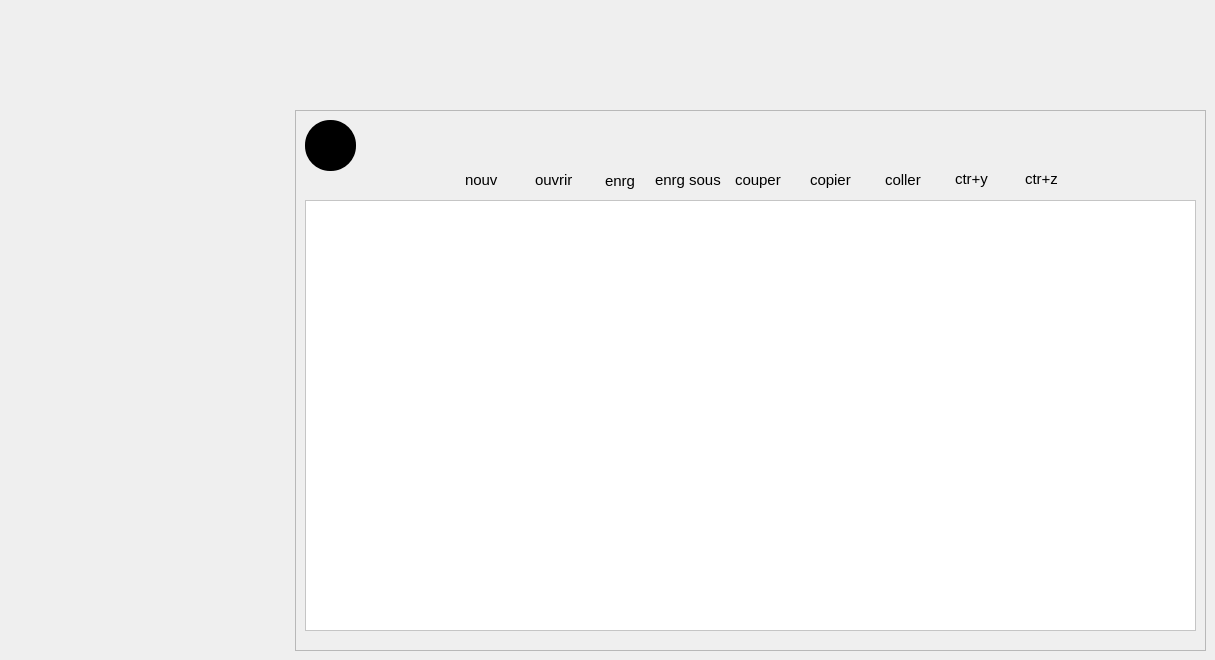
    <widget class="QWidget" name="Notepad">
     <widget class="QFrame" name="frame_23">
      <property name="geometry">
       <rect>
        <x>295</x>
        <y>110</y>
        <width>911</width>
        <height>541</height>
       </rect>
      </property>
      <property name="frameShape">
       <enum>QFrame::StyledPanel</enum>
      </property>
      <property name="frameShadow">
       <enum>QFrame::Raised</enum>
      </property>
      <widget class="QTextEdit" name="text">
       <property name="geometry">
        <rect>
         <x>10</x>
         <y>90</y>
         <width>891</width>
         <height>431</height>
        </rect>
       </property>
       <property name="styleSheet">
        <string notr="true">background:white;
color:black;</string>
       </property>
      </widget>
      <widget class="QPushButton" name="New_File">
       <property name="geometry">
        <rect>
         <x>160</x>
         <y>10</y>
         <width>51</width>
         <height>51</height>
        </rect>
       </property>
       <property name="styleSheet">
        <string notr="true">border-radius:25px;</string>
       </property>
       <property name="text">
        <string/>
       </property>
       <property name="icon">
        <iconset>
         <normaloff>:/ressource/image/add-file.png</normaloff>:/ressource/image/add-file.png</iconset>
       </property>
       <property name="iconSize">
        <size>
         <width>40</width>
         <height>40</height>
        </size>
       </property>
      </widget>
      <widget class="QPushButton" name="paste">
       <property name="geometry">
        <rect>
         <x>580</x>
         <y>10</y>
         <width>51</width>
         <height>51</height>
        </rect>
       </property>
       <property name="styleSheet">
        <string notr="true">border-radius:25px;</string>
       </property>
       <property name="text">
        <string/>
       </property>
       <property name="icon">
        <iconset>
         <normaloff>:/ressource/image/paste.png</normaloff>:/ressource/image/paste.png</iconset>
       </property>
       <property name="iconSize">
        <size>
         <width>40</width>
         <height>40</height>
        </size>
       </property>
      </widget>
      <widget class="QPushButton" name="copy">
       <property name="geometry">
        <rect>
         <x>510</x>
         <y>10</y>
         <width>51</width>
         <height>51</height>
        </rect>
       </property>
       <property name="styleSheet">
        <string notr="true">border-radius:25px;</string>
       </property>
       <property name="text">
        <string/>
       </property>
       <property name="icon">
        <iconset>
         <normaloff>:/ressource/image/duplicate.png</normaloff>:/ressource/image/duplicate.png</iconset>
       </property>
       <property name="iconSize">
        <size>
         <width>40</width>
         <height>40</height>
        </size>
       </property>
      </widget>
      <widget class="QPushButton" name="Cut">
       <property name="geometry">
        <rect>
         <x>440</x>
         <y>10</y>
         <width>51</width>
         <height>51</height>
        </rect>
       </property>
       <property name="styleSheet">
        <string notr="true">border-radius:25px;</string>
       </property>
       <property name="text">
        <string/>
       </property>
       <property name="icon">
        <iconset>
         <normaloff>:/ressource/image/scissors.png</normaloff>:/ressource/image/scissors.png</iconset>
       </property>
       <property name="iconSize">
        <size>
         <width>40</width>
         <height>40</height>
        </size>
       </property>
      </widget>
      <widget class="QPushButton" name="Edit">
       <property name="geometry">
        <rect>
         <x>300</x>
         <y>10</y>
         <width>51</width>
         <height>51</height>
        </rect>
       </property>
       <property name="styleSheet">
        <string notr="true">border-radius:25px;</string>
       </property>
       <property name="text">
        <string/>
       </property>
       <property name="icon">
        <iconset>
         <normaloff>:/ressource/image/floppy-disk.png</normaloff>:/ressource/image/floppy-disk.png</iconset>
       </property>
       <property name="iconSize">
        <size>
         <width>40</width>
         <height>40</height>
        </size>
       </property>
      </widget>
      <widget class="QPushButton" name="save">
       <property name="geometry">
        <rect>
         <x>370</x>
         <y>10</y>
         <width>51</width>
         <height>51</height>
        </rect>
       </property>
       <property name="styleSheet">
        <string notr="true">border-radius:25px;</string>
       </property>
       <property name="text">
        <string/>
       </property>
       <property name="icon">
        <iconset>
         <normaloff>:/ressource/image/folder.png</normaloff>:/ressource/image/folder.png</iconset>
       </property>
       <property name="iconSize">
        <size>
         <width>40</width>
         <height>40</height>
        </size>
       </property>
      </widget>
      <widget class="QPushButton" name="New_Folder">
       <property name="geometry">
        <rect>
         <x>230</x>
         <y>10</y>
         <width>51</width>
         <height>51</height>
        </rect>
       </property>
       <property name="styleSheet">
        <string notr="true">border-radius:25px;</string>
       </property>
       <property name="text">
        <string/>
       </property>
       <property name="icon">
        <iconset>
         <normaloff>:/ressource/image/file.png</normaloff>:/ressource/image/file.png</iconset>
       </property>
       <property name="iconSize">
        <size>
         <width>40</width>
         <height>40</height>
        </size>
       </property>
      </widget>
      <widget class="QPushButton" name="refresh">
       <property name="geometry">
        <rect>
         <x>650</x>
         <y>10</y>
         <width>51</width>
         <height>51</height>
        </rect>
       </property>
       <property name="styleSheet">
        <string notr="true">border-radius:25px;</string>
       </property>
       <property name="text">
        <string/>
       </property>
       <property name="icon">
        <iconset>
         <normaloff>:/ressource/image/refreshing.png</normaloff>:/ressource/image/refreshing.png</iconset>
       </property>
       <property name="iconSize">
        <size>
         <width>40</width>
         <height>40</height>
        </size>
       </property>
      </widget>
      <widget class="QPushButton" name="controlZ">
       <property name="geometry">
        <rect>
         <x>720</x>
         <y>10</y>
         <width>51</width>
         <height>51</height>
        </rect>
       </property>
       <property name="styleSheet">
        <string notr="true">border-radius:25px;</string>
       </property>
       <property name="text">
        <string/>
       </property>
       <property name="icon">
        <iconset>
         <normaloff>:/ressource/image/back-arrow.png</normaloff>:/ressource/image/back-arrow.png</iconset>
       </property>
       <property name="iconSize">
        <size>
         <width>40</width>
         <height>40</height>
        </size>
       </property>
      </widget>
      <widget class="QPushButton" name="FBack">
       <property name="geometry">
        <rect>
         <x>10</x>
         <y>10</y>
         <width>51</width>
         <height>51</height>
        </rect>
       </property>
       <property name="styleSheet">
        <string notr="true">border-radius:25px;
background:black</string>
       </property>
       <property name="text">
        <string/>
       </property>
       <property name="icon">
        <iconset>
         <normaloff>:/ressource/image/back.png</normaloff>:/ressource/image/back.png</iconset>
       </property>
       <property name="iconSize">
        <size>
         <width>40</width>
         <height>40</height>
        </size>
       </property>
      </widget>
      <widget class="QLabel" name="label">
       <property name="geometry">
        <rect>
         <x>170</x>
         <y>60</y>
         <width>41</width>
         <height>20</height>
        </rect>
       </property>
       <property name="styleSheet">
        <string notr="true">background:transparent;
font-size: 15px;</string>
       </property>
       <property name="text">
        <string>nouv</string>
       </property>
      </widget>
      <widget class="QLabel" name="label_2">
       <property name="geometry">
        <rect>
         <x>240</x>
         <y>60</y>
         <width>41</width>
         <height>20</height>
        </rect>
       </property>
       <property name="styleSheet">
        <string notr="true">background:transparent;
font-size: 15px;</string>
       </property>
       <property name="text">
        <string>ouvrir</string>
       </property>
      </widget>
      <widget class="QLabel" name="label_3">
       <property name="geometry">
        <rect>
         <x>310</x>
         <y>60</y>
         <width>31</width>
         <height>21</height>
        </rect>
       </property>
       <property name="styleSheet">
        <string notr="true">background:transparent;
font-size: 15px;</string>
       </property>
       <property name="text">
        <string>enrg</string>
       </property>
      </widget>
      <widget class="QLabel" name="label_4">
       <property name="geometry">
        <rect>
         <x>360</x>
         <y>60</y>
         <width>71</width>
         <height>20</height>
        </rect>
       </property>
       <property name="styleSheet">
        <string notr="true">background:transparent;
font-size: 15px;</string>
       </property>
       <property name="text">
        <string>enrg sous</string>
       </property>
      </widget>
      <widget class="QLabel" name="label_5">
       <property name="geometry">
        <rect>
         <x>440</x>
         <y>60</y>
         <width>51</width>
         <height>20</height>
        </rect>
       </property>
       <property name="styleSheet">
        <string notr="true">background:transparent;
font-size: 15px;</string>
       </property>
       <property name="text">
        <string>couper</string>
       </property>
      </widget>
      <widget class="QLabel" name="label_6">
       <property name="geometry">
        <rect>
         <x>515</x>
         <y>60</y>
         <width>51</width>
         <height>20</height>
        </rect>
       </property>
       <property name="styleSheet">
        <string notr="true">background:transparent;
font-size: 15px;</string>
       </property>
       <property name="text">
        <string>copier</string>
       </property>
      </widget>
      <widget class="QLabel" name="label_7">
       <property name="geometry">
        <rect>
         <x>590</x>
         <y>60</y>
         <width>41</width>
         <height>20</height>
        </rect>
       </property>
       <property name="styleSheet">
        <string notr="true">background:transparent;
font-size: 15px;</string>
       </property>
       <property name="text">
        <string>coller</string>
       </property>
      </widget>
      <widget class="QLabel" name="label_8">
       <property name="geometry">
        <rect>
         <x>660</x>
         <y>61</y>
         <width>41</width>
         <height>16</height>
        </rect>
       </property>
       <property name="styleSheet">
        <string notr="true">background:transparent;
font-size: 15px;</string>
       </property>
       <property name="text">
        <string>ctr+y</string>
       </property>
      </widget>
      <widget class="QLabel" name="label_9">
       <property name="geometry">
        <rect>
         <x>730</x>
         <y>61</y>
         <width>41</width>
         <height>16</height>
        </rect>
       </property>
       <property name="styleSheet">
        <string notr="true">background:transparent;
font-size: 15px;</string>
       </property>
       <property name="text">
        <string>ctr+z</string>
       </property>
      </widget>
      <zorder>text</zorder>
      <zorder>New_File</zorder>
      <zorder>Cut</zorder>
      <zorder>Edit</zorder>
      <zorder>save</zorder>
      <zorder>New_Folder</zorder>
      <zorder>refresh</zorder>
      <zorder>controlZ</zorder>
      <zorder>FBack</zorder>
      <zorder>label</zorder>
      <zorder>label_2</zorder>
      <zorder>label_3</zorder>
      <zorder>label_4</zorder>
      <zorder>label_5</zorder>
      <zorder>label_6</zorder>
      <zorder>label_7</zorder>
      <zorder>label_8</zorder>
      <zorder>label_9</zorder>
      <zorder>copy</zorder>
      <zorder>paste</zorder>
     </widget>
    </widget>
